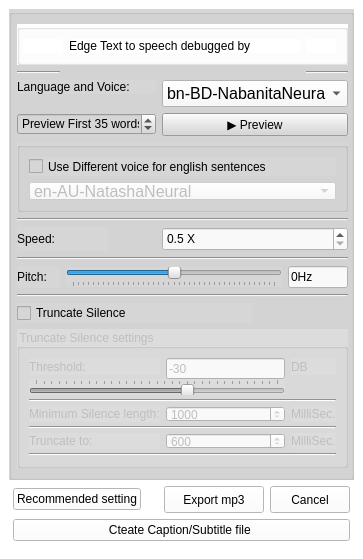
<?xml version="1.0" encoding="UTF-8"?>
<ui version="4.0">
 <class>MainWindow</class>
 <widget class="QMainWindow" name="MainWindow">
  <property name="geometry">
   <rect>
    <x>0</x>
    <y>0</y>
    <width>363</width>
    <height>559</height>
   </rect>
  </property>
  <property name="windowTitle">
   <string>Text to Speech</string>
  </property>
  <property name="windowIcon">
   <iconset>
    <normaloff>Imgs/kontho ico.ico</normaloff>Imgs/kontho ico.ico</iconset>
  </property>
  <property name="styleSheet">
   <string notr="true">QMainWindow{
background-color: rgb(255, 255, 255);
}
</string>
  </property>
  <widget class="QWidget" name="centralwidget">
   <property name="styleSheet">
    <string notr="true">background-color: rgb(255, 255, 255);</string>
   </property>
   <layout class="QGridLayout" name="gridLayout">
    <item row="1" column="0">
     <layout class="QGridLayout" name="gridLayout_2">
      <property name="leftMargin">
       <number>4</number>
      </property>
      <property name="rightMargin">
       <number>4</number>
      </property>
      <property name="bottomMargin">
       <number>9</number>
      </property>
      <item row="0" column="3">
       <widget class="QPushButton" name="cancel_pushButton">
        <property name="minimumSize">
         <size>
          <width>0</width>
          <height>27</height>
         </size>
        </property>
        <property name="styleSheet">
         <string notr="true">QPushButton{
 padding-top:2px;
	font: 10pt &quot;MS Shell Dlg 2l&quot;;
 color: white;
background-color:qlineargradient(spread:pad, x1:1, y1:0, x2:1, y2:1, stop:0 rgba(0, 244, 255, 255), stop:1 rgba(3, 115, 255, 255));

border:1px solid rgb(253, 254, 254);

border-radius:5px;
}
QPushButton:hover{
color: qlineargradient(spread:pad, x1:0, y1:0, x2:1, y2:1, stop:0 rgba(63, 63, 63, 255), stop:1 rgba(33, 33, 33, 255));
 background-color: qlineargradient(spread:pad, x1:0.505636, y1:0.221, x2:0.431818, y2:1, stop:0 rgba(89, 255, 255, 255), stop:1 rgba(60, 138, 255, 255));

}

QPushButton:pressed{
background-color: qlineargradient(spread:pad, x1:0.767, y1:1, x2:1, y2:0, stop:0 rgba(0, 244, 255, 255), stop:1 rgba(3, 115, 255, 255));\n&quot;

}</string>
        </property>
        <property name="text">
         <string>Cancel</string>
        </property>
       </widget>
      </item>
      <item row="0" column="0">
       <widget class="QPushButton" name="ReSepushButton">
        <property name="minimumSize">
         <size>
          <width>0</width>
          <height>22</height>
         </size>
        </property>
        <property name="styleSheet">
         <string notr="true"/>
        </property>
        <property name="text">
         <string>Recommended setting</string>
        </property>
       </widget>
      </item>
      <item row="0" column="1">
       <widget class="QLabel" name="Signal_label">
        <property name="text">
         <string/>
        </property>
       </widget>
      </item>
      <item row="0" column="2">
       <widget class="QPushButton" name="Export_Button">
        <property name="minimumSize">
         <size>
          <width>100</width>
          <height>27</height>
         </size>
        </property>
        <property name="styleSheet">
         <string notr="true">QPushButton{
 padding-top:2px;
	font: 10pt &quot;MS Shell Dlg 2l&quot;;
 color: white;
background-color:qlineargradient(spread:pad, x1:1, y1:0, x2:1, y2:1, stop:0 rgba(0, 244, 255, 255), stop:1 rgba(3, 115, 255, 255));

border:1px solid rgb(253, 254, 254);

border-radius:5px;
}
QPushButton:hover{
color: qlineargradient(spread:pad, x1:0, y1:0, x2:1, y2:1, stop:0 rgba(63, 63, 63, 255), stop:1 rgba(33, 33, 33, 255));
 background-color: qlineargradient(spread:pad, x1:0.505636, y1:0.221, x2:0.431818, y2:1, stop:0 rgba(89, 255, 255, 255), stop:1 rgba(60, 138, 255, 255));

}

QPushButton:pressed{
background-color: qlineargradient(spread:pad, x1:0.767, y1:1, x2:1, y2:0, stop:0 rgba(0, 244, 255, 255), stop:1 rgba(3, 115, 255, 255));\n&quot;

}</string>
        </property>
        <property name="text">
         <string>Export mp3</string>
        </property>
       </widget>
      </item>
      <item row="1" column="0" colspan="4">
       <widget class="QPushButton" name="CreateSubtitleFilePushButton">
        <property name="text">
         <string>Cteate Caption/Subtitle file </string>
        </property>
       </widget>
      </item>
     </layout>
    </item>
    <item row="0" column="0">
     <widget class="QGroupBox" name="groupBox_7">
      <property name="minimumSize">
       <size>
        <width>345</width>
        <height>430</height>
       </size>
      </property>
      <property name="maximumSize">
       <size>
        <width>400</width>
        <height>7000</height>
       </size>
      </property>
      <property name="styleSheet">
       <string notr="true">background-color: rgb(214, 214, 214);</string>
      </property>
      <property name="title">
       <string/>
      </property>
      <layout class="QGridLayout" name="gridLayout_4">
       <property name="leftMargin">
        <number>5</number>
       </property>
       <property name="rightMargin">
        <number>3</number>
       </property>
       <item row="14" column="0" colspan="7">
        <widget class="QGroupBox" name="groupBox_11">
         <property name="enabled">
          <bool>false</bool>
         </property>
         <property name="minimumSize">
          <size>
           <width>0</width>
           <height>138</height>
          </size>
         </property>
         <property name="styleSheet">
          <string notr="true">background-color: rgb(220, 220, 220);</string>
         </property>
         <property name="title">
          <string>Truncate Silence settings</string>
         </property>
         <layout class="QGridLayout" name="gridLayout_5">
          <property name="horizontalSpacing">
           <number>6</number>
          </property>
          <property name="verticalSpacing">
           <number>4</number>
          </property>
          <item row="0" column="0">
           <widget class="QLabel" name="label_2">
            <property name="styleSheet">
             <string notr="true">font: 12pt &quot;MS Shell Dlg 2&quot;;</string>
            </property>
            <property name="text">
             <string>Threshold:</string>
            </property>
           </widget>
          </item>
          <item row="3" column="0">
           <widget class="QLabel" name="label_5">
            <property name="styleSheet">
             <string notr="true">font: 11pt &quot;MS Shell Dlg 2&quot;;</string>
            </property>
            <property name="text">
             <string>Minimum Silence length:</string>
            </property>
           </widget>
          </item>
          <item row="3" column="2">
           <widget class="QLabel" name="label_6">
            <property name="styleSheet">
             <string notr="true">font: 12pt &quot;MS Shell Dlg 2&quot;;</string>
            </property>
            <property name="text">
             <string>MilliSec.</string>
            </property>
           </widget>
          </item>
          <item row="8" column="0" colspan="3">
           <widget class="Line" name="line_3">
            <property name="orientation">
             <enum>Qt::Horizontal</enum>
            </property>
           </widget>
          </item>
          <item row="1" column="0" colspan="2">
           <widget class="QSlider" name="horizontalSlider_2">
            <property name="minimum">
             <number>-50</number>
            </property>
            <property name="maximum">
             <number>-18</number>
            </property>
            <property name="value">
             <number>-30</number>
            </property>
            <property name="orientation">
             <enum>Qt::Horizontal</enum>
            </property>
            <property name="tickPosition">
             <enum>QSlider::TicksAbove</enum>
            </property>
            <property name="tickInterval">
             <number>1</number>
            </property>
           </widget>
          </item>
          <item row="2" column="0" colspan="3">
           <widget class="Line" name="line">
            <property name="orientation">
             <enum>Qt::Horizontal</enum>
            </property>
           </widget>
          </item>
          <item row="6" column="0" colspan="3">
           <widget class="Line" name="line_2">
            <property name="orientation">
             <enum>Qt::Horizontal</enum>
            </property>
           </widget>
          </item>
          <item row="7" column="2">
           <widget class="QLabel" name="label_8">
            <property name="styleSheet">
             <string notr="true">font: 12pt &quot;MS Shell Dlg 2&quot;;</string>
            </property>
            <property name="text">
             <string>MilliSec.</string>
            </property>
           </widget>
          </item>
          <item row="0" column="1">
           <widget class="QLineEdit" name="Threshold_lineEdit">
            <property name="minimumSize">
             <size>
              <width>0</width>
              <height>21</height>
             </size>
            </property>
            <property name="styleSheet">
             <string notr="true">QLineEdit{

	
	font: 12pt &quot;MS Shell Dlg 2&quot;;
	
	background-color: rgb(249, 249, 249);
}</string>
            </property>
            <property name="inputMethodHints">
             <set>Qt::ImhPreferNumbers</set>
            </property>
            <property name="text">
             <string>-30</string>
            </property>
            <property name="readOnly">
             <bool>true</bool>
            </property>
           </widget>
          </item>
          <item row="0" column="2">
           <widget class="QLabel" name="label_4">
            <property name="styleSheet">
             <string notr="true">font: 12pt &quot;MS Shell Dlg 2&quot;;</string>
            </property>
            <property name="text">
             <string>DB</string>
            </property>
           </widget>
          </item>
          <item row="7" column="0">
           <widget class="QLabel" name="label_7">
            <property name="styleSheet">
             <string notr="true">font: 11pt &quot;MS Shell Dlg 2&quot;;</string>
            </property>
            <property name="text">
             <string>Truncate to:</string>
            </property>
           </widget>
          </item>
          <item row="3" column="1">
           <widget class="QSpinBox" name="doubleSpinBox_2">
            <property name="styleSheet">
             <string notr="true">QSpinBox{

	
	font: 12pt &quot;MS Shell Dlg 2&quot;;
	
	background-color: rgb(249, 249, 249);
}</string>
            </property>
            <property name="minimum">
             <number>100</number>
            </property>
            <property name="maximum">
             <number>10000</number>
            </property>
            <property name="value">
             <number>1000</number>
            </property>
           </widget>
          </item>
          <item row="7" column="1">
           <widget class="QSpinBox" name="doubleSpinBox_3">
            <property name="styleSheet">
             <string notr="true">QSpinBox{

	
	font: 12pt &quot;MS Shell Dlg 2&quot;;
	
	background-color: rgb(249, 249, 249);
}</string>
            </property>
            <property name="minimum">
             <number>100</number>
            </property>
            <property name="maximum">
             <number>10000</number>
            </property>
            <property name="value">
             <number>600</number>
            </property>
           </widget>
          </item>
         </layout>
        </widget>
       </item>
       <item row="11" column="0">
        <widget class="QLabel" name="label">
         <property name="styleSheet">
          <string notr="true">font: 11pt &quot;MS Shell Dlg 2&quot;;</string>
         </property>
         <property name="text">
          <string>Pitch:</string>
         </property>
        </widget>
       </item>
       <item row="10" column="0" colspan="7">
        <widget class="Line" name="line_5">
         <property name="orientation">
          <enum>Qt::Horizontal</enum>
         </property>
        </widget>
       </item>
       <item row="13" column="0" colspan="5">
        <widget class="QCheckBox" name="checkBox">
         <property name="text">
          <string>Truncate Silence</string>
         </property>
         <property name="checked">
          <bool>false</bool>
         </property>
        </widget>
       </item>
       <item row="12" column="0" colspan="7">
        <widget class="Line" name="line_8">
         <property name="orientation">
          <enum>Qt::Horizontal</enum>
         </property>
        </widget>
       </item>
       <item row="2" column="6">
        <widget class="Line" name="line_7">
         <property name="orientation">
          <enum>Qt::Horizontal</enum>
         </property>
        </widget>
       </item>
       <item row="9" column="0" colspan="2">
        <widget class="QLabel" name="label_9">
         <property name="styleSheet">
          <string notr="true">font: 11pt &quot;MS Shell Dlg 2&quot;;</string>
         </property>
         <property name="text">
          <string>Speed:</string>
         </property>
        </widget>
       </item>
       <item row="3" column="3" rowspan="2" colspan="4">
        <widget class="QComboBox" name="comboBox">
         <property name="styleSheet">
          <string notr="true">QComboBox{	
	font: 12pt ;
	background-color: rgb(249, 249, 249);

}
QListView{
	background-color: rgb(225, 225, 225);
}</string>
         </property>
         <item>
          <property name="text">
           <string>bn-BD-NabanitaNeural</string>
          </property>
         </item>
         <item>
          <property name="text">
           <string>bn-BD-PradeepNeural</string>
          </property>
         </item>
         <item>
          <property name="text">
           <string>bn-IN-BashkarNeural</string>
          </property>
         </item>
         <item>
          <property name="text">
           <string>bn-IN-TanishaaNeural</string>
          </property>
         </item>
         <item>
          <property name="text">
           <string>en-AU-NatashaNeural</string>
          </property>
         </item>
         <item>
          <property name="text">
           <string>en-AU-WilliamNeural</string>
          </property>
         </item>
         <item>
          <property name="text">
           <string>en-CA-ClaraNeural</string>
          </property>
         </item>
         <item>
          <property name="text">
           <string>en-CA-LiamNeural</string>
          </property>
         </item>
         <item>
          <property name="text">
           <string>en-IN-NeerjaNeural</string>
          </property>
         </item>
         <item>
          <property name="text">
           <string>en-IN-PrabhatNeural</string>
          </property>
         </item>
         <item>
          <property name="text">
           <string>en-GB-LibbyNeural</string>
          </property>
         </item>
         <item>
          <property name="text">
           <string>en-GB-MaisieNeural</string>
          </property>
         </item>
         <item>
          <property name="text">
           <string>en-GB-RyanNeural</string>
          </property>
         </item>
         <item>
          <property name="text">
           <string>en-GB-SoniaNeural</string>
          </property>
         </item>
         <item>
          <property name="text">
           <string>en-GB-ThomasNeural</string>
          </property>
         </item>
         <item>
          <property name="text">
           <string>en-US-AnaNeural</string>
          </property>
         </item>
         <item>
          <property name="text">
           <string>en-US-AriaNeural</string>
          </property>
         </item>
         <item>
          <property name="text">
           <string>en-US-ChristopherNeural</string>
          </property>
         </item>
         <item>
          <property name="text">
           <string>en-US-EricNeural</string>
          </property>
         </item>
         <item>
          <property name="text">
           <string>en-US-GuyNeural</string>
          </property>
         </item>
         <item>
          <property name="text">
           <string>en-US-JennyNeural</string>
          </property>
         </item>
         <item>
          <property name="text">
           <string>en-US-MichelleNeural</string>
          </property>
         </item>
        </widget>
       </item>
       <item row="2" column="0">
        <widget class="Line" name="line_6">
         <property name="orientation">
          <enum>Qt::Horizontal</enum>
         </property>
        </widget>
       </item>
       <item row="8" column="0" colspan="7">
        <widget class="Line" name="line_4">
         <property name="orientation">
          <enum>Qt::Horizontal</enum>
         </property>
        </widget>
       </item>
       <item row="3" column="0" colspan="3">
        <widget class="QLabel" name="label_10">
         <property name="styleSheet">
          <string notr="true">font: 11pt &quot;MS Shell Dlg 2&quot;;</string>
         </property>
         <property name="text">
          <string>Language and Voice:</string>
         </property>
        </widget>
       </item>
       <item row="9" column="3" colspan="4">
        <widget class="QDoubleSpinBox" name="doubleSpinBox">
         <property name="minimumSize">
          <size>
           <width>0</width>
           <height>24</height>
          </size>
         </property>
         <property name="styleSheet">
          <string notr="true">QDoubleSpinBox{

	
	font: 12pt &quot;MS Shell Dlg 2&quot;;
	
	background-color: rgb(249, 249, 249);
}</string>
         </property>
         <property name="suffix">
          <string> X</string>
         </property>
         <property name="decimals">
          <number>1</number>
         </property>
         <property name="minimum">
          <double>0.500000000000000</double>
         </property>
         <property name="maximum">
          <double>1.500000000000000</double>
         </property>
         <property name="singleStep">
          <double>0.100000000000000</double>
         </property>
        </widget>
       </item>
       <item row="11" column="1" colspan="6">
        <layout class="QHBoxLayout" name="horizontalLayout">
         <item>
          <widget class="QSlider" name="Pitch_horizontalSlider">
           <property name="minimum">
            <number>-20</number>
           </property>
           <property name="maximum">
            <number>20</number>
           </property>
           <property name="orientation">
            <enum>Qt::Horizontal</enum>
           </property>
           <property name="tickPosition">
            <enum>QSlider::TicksBelow</enum>
           </property>
           <property name="tickInterval">
            <number>1</number>
           </property>
          </widget>
         </item>
         <item>
          <widget class="QLineEdit" name="Pitch_lineEdit">
           <property name="maximumSize">
            <size>
             <width>60</width>
             <height>16777215</height>
            </size>
           </property>
           <property name="styleSheet">
            <string notr="true">QLineEdit{

	
	font: 12pt &quot;MS Shell Dlg 2&quot;;
	
	background-color: rgb(249, 249, 249);
}</string>
           </property>
           <property name="text">
            <string>0Hz</string>
           </property>
           <property name="readOnly">
            <bool>true</bool>
           </property>
          </widget>
         </item>
        </layout>
       </item>
       <item row="6" column="0" colspan="7">
        <widget class="QGroupBox" name="groupBox">
         <property name="minimumSize">
          <size>
           <width>0</width>
           <height>70</height>
          </size>
         </property>
         <property name="title">
          <string/>
         </property>
         <layout class="QGridLayout" name="gridLayout_3">
          <item row="1" column="0">
           <widget class="QComboBox" name="comboBox_2">
            <property name="enabled">
             <bool>false</bool>
            </property>
            <property name="minimumSize">
             <size>
              <width>182</width>
              <height>0</height>
             </size>
            </property>
            <property name="styleSheet">
             <string notr="true">QComboBox{	
	font: 12pt ;
	background-color: rgb(249, 249, 249);

}
QListView{
	background-color: rgb(225, 225, 225);
}</string>
            </property>
            <item>
             <property name="text">
              <string>en-AU-NatashaNeural</string>
             </property>
            </item>
            <item>
             <property name="text">
              <string>en-AU-WilliamNeural</string>
             </property>
            </item>
            <item>
             <property name="text">
              <string>en-CA-ClaraNeural</string>
             </property>
            </item>
            <item>
             <property name="text">
              <string>en-CA-LiamNeural</string>
             </property>
            </item>
            <item>
             <property name="text">
              <string>en-IN-NeerjaNeural</string>
             </property>
            </item>
            <item>
             <property name="text">
              <string>en-IN-PrabhatNeural</string>
             </property>
            </item>
            <item>
             <property name="text">
              <string>en-GB-LibbyNeural</string>
             </property>
            </item>
            <item>
             <property name="text">
              <string>en-GB-MaisieNeural</string>
             </property>
            </item>
            <item>
             <property name="text">
              <string>en-GB-RyanNeural</string>
             </property>
            </item>
            <item>
             <property name="text">
              <string>en-GB-SoniaNeural</string>
             </property>
            </item>
            <item>
             <property name="text">
              <string>en-GB-ThomasNeural</string>
             </property>
            </item>
            <item>
             <property name="text">
              <string>en-US-AnaNeural</string>
             </property>
            </item>
            <item>
             <property name="text">
              <string>en-US-AriaNeural</string>
             </property>
            </item>
            <item>
             <property name="text">
              <string>en-US-ChristopherNeural</string>
             </property>
            </item>
            <item>
             <property name="text">
              <string>en-US-EricNeural</string>
             </property>
            </item>
            <item>
             <property name="text">
              <string>en-US-GuyNeural</string>
             </property>
            </item>
            <item>
             <property name="text">
              <string>en-US-JennyNeural</string>
             </property>
            </item>
            <item>
             <property name="text">
              <string>en-US-MichelleNeural</string>
             </property>
            </item>
           </widget>
          </item>
          <item row="0" column="0">
           <widget class="QCheckBox" name="UDVFES_Checkbox">
            <property name="maximumSize">
             <size>
              <width>16777215</width>
              <height>16777215</height>
             </size>
            </property>
            <property name="styleSheet">
             <string notr="true">font: 11pt &quot;MS Shell Dlg 2&quot;;</string>
            </property>
            <property name="text">
             <string>Use Different voice for english sentences</string>
            </property>
           </widget>
          </item>
         </layout>
        </widget>
       </item>
       <item row="0" column="0" rowspan="2" colspan="7">
        <widget class="QGroupBox" name="groupBox_18">
         <property name="styleSheet">
          <string notr="true">background-color: rgb(255, 255, 255);</string>
         </property>
         <property name="title">
          <string/>
         </property>
         <layout class="QHBoxLayout" name="horizontalLayout_2">
          <property name="leftMargin">
           <number>3</number>
          </property>
          <item>
           <widget class="QLabel" name="label_11">
            <property name="maximumSize">
             <size>
              <width>40</width>
              <height>40</height>
             </size>
            </property>
            <property name="text">
             <string/>
            </property>
            <property name="pixmap">
             <pixmap>Imgs/microsoft_edge_macos_bigsur_icon_189983.png</pixmap>
            </property>
            <property name="scaledContents">
             <bool>true</bool>
            </property>
           </widget>
          </item>
          <item>
           <widget class="QLabel" name="label_12">
            <property name="styleSheet">
             <string notr="true">font: 11pt &quot;MS Shell Dlg 2&quot;;</string>
            </property>
            <property name="text">
             <string>Edge Text to speech debugged by</string>
            </property>
           </widget>
          </item>
          <item>
           <widget class="QLabel" name="label_3">
            <property name="maximumSize">
             <size>
              <width>30</width>
              <height>30</height>
             </size>
            </property>
            <property name="text">
             <string/>
            </property>
            <property name="pixmap">
             <pixmap>Imgs/kontho ico.ico</pixmap>
            </property>
            <property name="scaledContents">
             <bool>true</bool>
            </property>
           </widget>
          </item>
         </layout>
        </widget>
       </item>
       <item row="5" column="0" colspan="3">
        <widget class="QSpinBox" name="spinBox">
         <property name="suffix">
          <string> words</string>
         </property>
         <property name="prefix">
          <string>Preview First </string>
         </property>
         <property name="minimum">
          <number>10</number>
         </property>
         <property name="maximum">
          <number>110</number>
         </property>
         <property name="value">
          <number>35</number>
         </property>
        </widget>
       </item>
       <item row="5" column="3" colspan="4">
        <widget class="QPushButton" name="PreviewPushButton">
         <property name="styleSheet">
          <string notr="true">font: 10pt &quot;Arial&quot;;</string>
         </property>
         <property name="text">
          <string>▶️ Preview</string>
         </property>
        </widget>
       </item>
      </layout>
     </widget>
    </item>
   </layout>
  </widget>
 </widget>
 <resources/>
 <connections/>
</ui>
